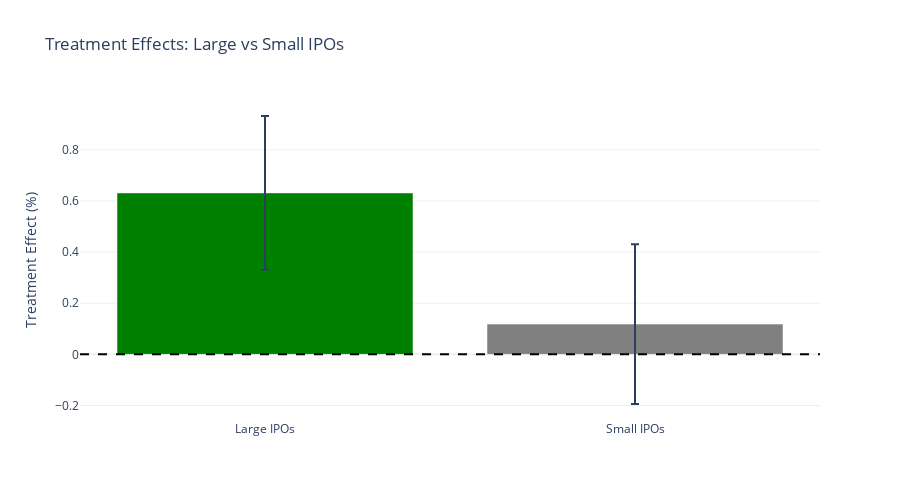

Notebook cell for this chart:
### Markdown cell above
## Section 2: Company Size

### Code cell
print("\n" + "="*80)
print("HETEROGENEITY: COMPANY SIZE")

# Use first week average as size proxy
first_week = df_clean[df_clean['Days_Since_IPO'].between(1, 7)].copy()
avg_price = first_week.groupby('Ticker')['Close'].mean()
avg_volume = first_week.groupby('Ticker')['Volume'].mean()
market_cap_proxy = avg_price * avg_volume

median_cap = market_cap_proxy.median()

large_tickers = market_cap_proxy[market_cap_proxy > median_cap].index.tolist()
small_tickers = market_cap_proxy[market_cap_proxy <= median_cap].index.tolist()

print(f"\nLarge IPOs: {len(large_tickers)}")
print(f"Small IPOs: {len(small_tickers)}")

df_large = df_clean[df_clean['Ticker'].isin(large_tickers)].copy()
df_small = df_clean[df_clean['Ticker'].isin(small_tickers)].copy()

result_large = run_twfe_did(df_large, "Large")
result_small = run_twfe_did(df_small, "Small")

if result_large and result_small:
    print(f"\nLarge: {result_large['coef']:+.4f}% (p={result_large['pval']:.4f})")
    print(f"Small: {result_small['coef']:+.4f}% (p={result_small['pval']:.4f})")
    
    # Visualize
    fig = go.Figure()
    
    x = ['Large IPOs', 'Small IPOs']
    y = [result_large['coef'], result_small['coef']]
    errors = [result_large['se']*1.96, result_small['se']*1.96]
    colors = ['green' if r['significant'] else 'gray' 
              for r in [result_large, result_small]]
    
    fig.add_trace(go.Bar(
        x=x, y=y,
        error_y=dict(type='data', array=errors),
        marker_color=colors
    ))
    
    fig.add_hline(y=0, line_dash="dash", line_color="black")
    
    fig.update_layout(
        title='Treatment Effects: Large vs Small IPOs',
        yaxis_title='Treatment Effect (%)',
        height=500,
        template='plotly_white'
    )
    
    fig.show()
    fig.write_image(f"{fig_output_dir}/04_treatment_effects_company_size.png", scale=2)
else:
    print("✗ Estimation failed")

### Figure 1 — Plotly figure (JSON) as saved in the notebook; plotly's stock layout.template omitted (floating-point values rounded to 4 significant figures)
{"data": [{"error_y": {"array": [0.3008, 0.3125], "type": "data"}, "marker": {"color": ["green", "gray"]}, "type": "bar", "x": ["Large IPOs", "Small IPOs"], "y": [0.6312, 0.1185]}], "layout": {"height": 500, "shapes": [{"line": {"color": "black", "dash": "dash"}, "type": "line", "x0": 0, "x1": 1, "xref": "x domain", "y0": 0, "y1": 0, "yref": "y"}], "title": {"text": "Treatment Effects: Large vs Small IPOs"}, "yaxis": {"title": {"text": "Treatment Effect (%)"}}}}
